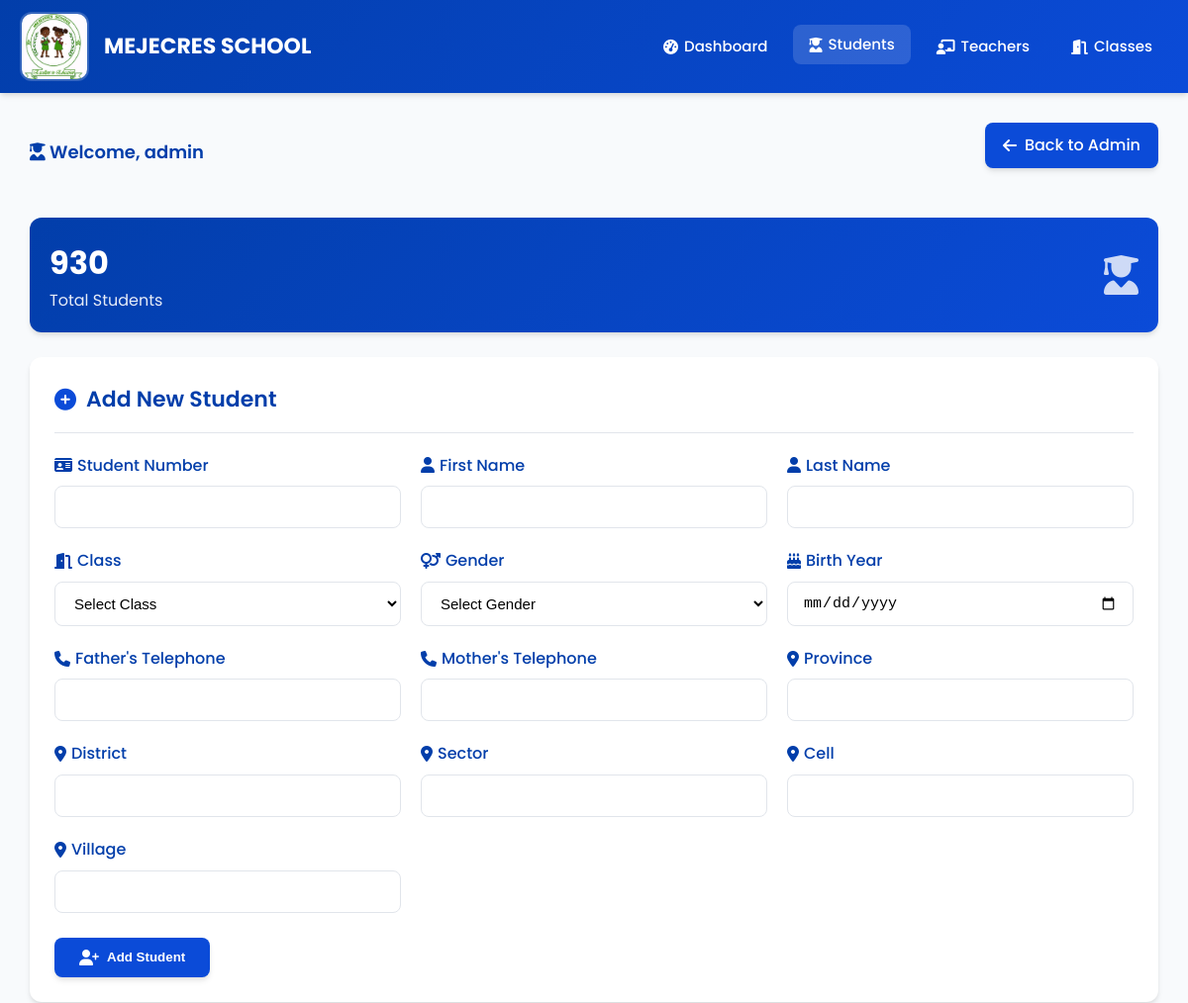
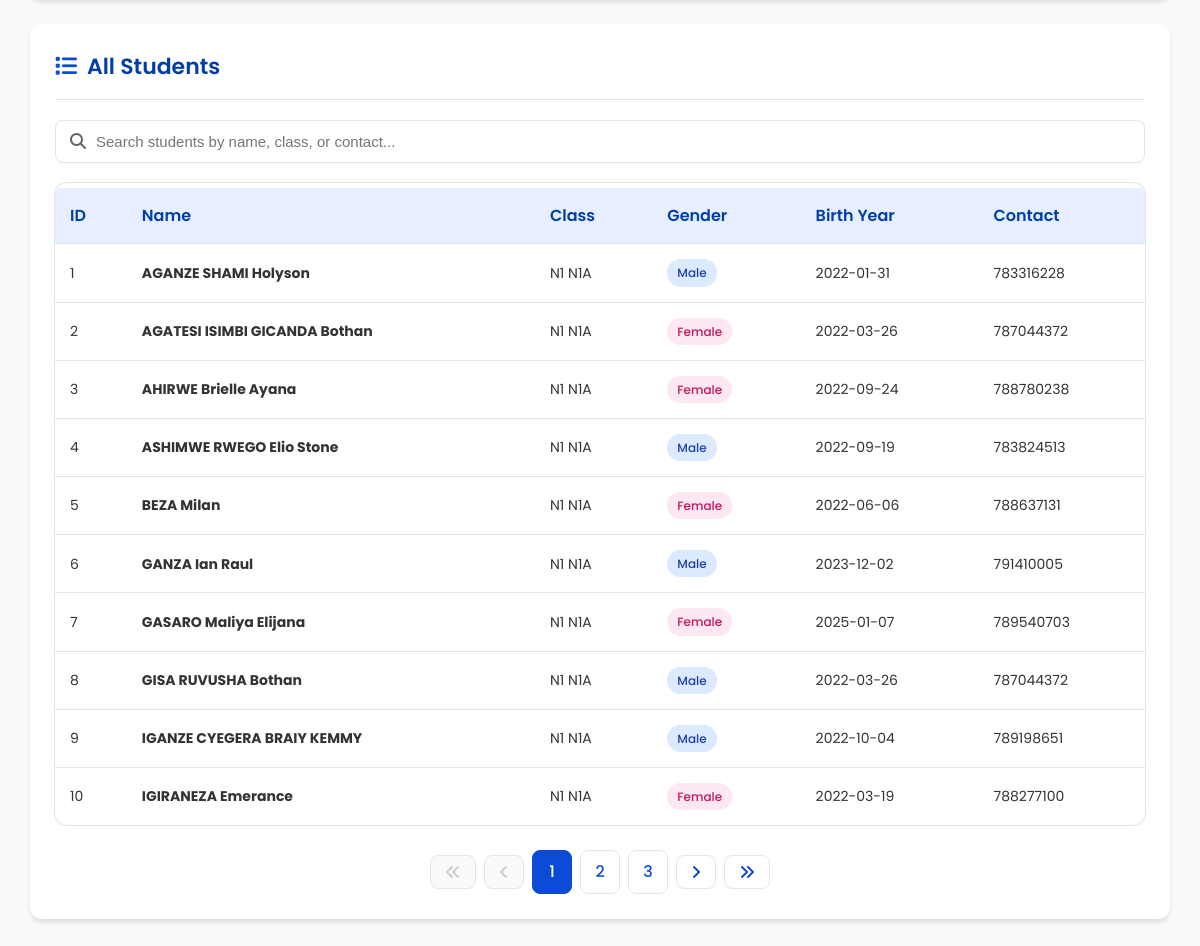
/student.php (signed in), run on the app's committed database (2 pictures, top to bottom).
### tables this page shows
CREATE TABLE `students` (
  `id` int(11) NOT NULL AUTO_INCREMENT,
  `student_number` int(11) NOT NULL,
  `first_name` varchar(100) NOT NULL,
  `last_name` varchar(100) NOT NULL,
  `gender` enum('M','F') DEFAULT NULL,
  `birth_year` date DEFAULT NULL,
  `class` varchar(20) NOT NULL,
  `father_phone` varchar(20) DEFAULT NULL,
  `mother_phone` varchar(20) DEFAULT NULL,
  `province` varchar(50) DEFAULT NULL,
  `district` varchar(50) DEFAULT NULL,
  `sector` varchar(50) DEFAULT NULL,
  `cell` varchar(50) DEFAULT NULL,
  `village` varchar(50) DEFAULT NULL,
  `created_at` timestamp NOT NULL DEFAULT current_timestamp(),
  PRIMARY KEY (`id`)
);

### student.php (the view, shortened to what this page needs)
<?php
$host = 'localhost';
$dbname = 'mejecres_db';
$username = 'root';
$password = '';
try {
    $conn = new PDO("mysql:host=$host;dbname=$dbname", $username, $password);
    $conn->setAttribute(PDO::ATTR_ERRMODE, PDO::ERRMODE_EXCEPTION);
} catch(PDOException $e) {
    die("Connection failed: " . $e->getMessage());
}
class Student {
    private $conn;
    public function __construct($conn) {
        $this->conn = $conn;
    }
    public function getTotalCount() {
        try {
            $stmt = $this->conn->prepare("SELECT COUNT(*) as total FROM students");
            $stmt->execute();
            $result = $stmt->fetch(PDO::FETCH_ASSOC);
            return $result['total'] ?? 0;
        } catch(PDOException $e) {
            return 0;
        }
    }
    public function getPaginated($page, $per_page) {
        $offset = ($page - 1) * $per_page;
        try {
            $stmt = $this->conn->prepare("SELECT * FROM students ORDER BY student_number ASC LIMIT :limit OFFSET :offset");
            $stmt->bindValue(':limit', $per_page, PDO::PARAM_INT);
            $stmt->bindValue(':offset', $offset, PDO::PARAM_INT);
            $stmt->execute();
            return $stmt->fetchAll(PDO::FETCH_ASSOC);
        } catch(PDOException $e) {
            return $this->getSampleData();
        }
    }
}
$studentModel = new Student($conn);
$records_per_page = 10;
$current_page = isset($_GET['page']) ? (int)$_GET['page'] : 1;
$total_students = $studentModel->getTotalCount();
$total_pages = ceil($total_students / $records_per_page);
$students = $studentModel->getPaginated($current_page, $records_per_page);
?>
<!DOCTYPE html>
<html lang="en">
<head>
<link rel="stylesheet" href="https://cdnjs.cloudflare.com/ajax/libs/font-awesome/6.4.0/css/all.min.css">
</head>
<body>
<header class="site-header">
  <div class="header-inner">
    <div class="brand">
      <img src="logo.jpg" alt="MEJECRES Logo" class="logo">
      <h1>MEJECRES SCHOOL</h1>
    </div>
    <nav id="NavMenu">
      <a href="admin.php"><i class="fas fa-tachometer-alt"></i> Dashboard</a>
      <a href="student.php" class="active"><i class="fas fa-user-graduate"></i> Students</a>
      <a href="all-teachers.php"><i class="fas fa-chalkboard-teacher"></i> Teachers</a>
      <a href="classes-table.php"><i class="fas fa-door-open"></i> Classes</a>
    </nav>
  </div>
</header>
<div class="container">
  <div class="welcome-section">
    <h3><i class="fas fa-user-graduate"></i> Welcome, <?=htmlspecialchars($_SESSION['admin_username'])?></h3>
    <a href="admin.php" class="btn-back">
      <i class="fas fa-arrow-left"></i> Back to Admin
    </a>
  </div>
  <div class="stats-card">
    <div class="stats-content">
      <h2><?= $total_students ?></h2>
      <p>Total Students</p>
    </div>
    <i class="fas fa-user-graduate"></i>
  </div>
  <div class="section">
    <div class="section-header">
      <h2><i class="fas fa-plus-circle"></i> Add New Student</h2>
    </div>
    <form method="POST">
      <div class="form-grid">
        <div class="form-group">
          <label><i class="fas fa-id-card"></i> Student Number</label>
          <input type="number" name="student_no" required>
        </div>
        <div class="form-group">
          <label><i class="fas fa-user"></i> First Name</label>
          <input type="text" name="first_name" required>
        </div>
        <div class="form-group">
          <label><i class="fas fa-user"></i> Last Name</label>
          <input type="text" name="last_name" required>
        </div>
        <div class="form-group">
          <label><i class="fas fa-door-open"></i> Class</label>
          <select name="class" required>
            <option value="">Select Class</option>
          </select>
        </div>
        <div class="form-group">
          <label><i class="fas fa-venus-mars"></i> Gender</label>
          <select name="gender" required>
            <option value="">Select Gender</option>
          </select>
        </div>
        <div class="form-group">
          <label><i class="fas fa-birthday-cake"></i> Birth Year</label>
          <input type="date" name="birth_year">
        </div>
        <div class="form-group">
          <label><i class="fas fa-phone"></i> Father's Telephone</label>
          <input type="text" name="father_tel">
        </div>
        <div class="form-group">
          <label><i class="fas fa-phone"></i> Mother's Telephone</label>
          <input type="text" name="mother_tel">
        </div>
        <div class="form-group">
          <label><i class="fas fa-map-marker-alt"></i> Province</label>
          <input type="text" name="province">
        </div>
        <div class="form-group">
          <label><i class="fas fa-map-marker-alt"></i> District</label>
          <input type="text" name="district">
        </div>
        <div class="form-group">
          <label><i class="fas fa-map-marker-alt"></i> Sector</label>
          <input type="text" name="sector">
        </div>
        <div class="form-group">
          <label><i class="fas fa-map-marker-alt"></i> Cell</label>
          <input type="text" name="cell">
        </div>
        <div class="form-group">
          <label><i class="fas fa-map-marker-alt"></i> Village</label>
          <input type="text" name="village">
        </div>
      </div>
      <button type="submit" name="add_student" class="btn">
        <i class="fas fa-user-plus"></i> Add Student
      </button>
    </form>
  </div>
  <div class="section">
    <div class="section-header">
      <h2><i class="fas fa-list"></i> All Students</h2>
    </div>
    <div class="search-box">
      <i class="fas fa-search"></i>
      <input type="text" id="searchStudent" placeholder="Search students by name, class, or contact...">
    </div>
    <div class="table-container">
      <table id="studentsTable">
        <thead>
          <tr>
            <th>ID</th>
            <th>Name</th>
            <th>Class</th>
            <th>Gender</th>
            <th>Birth Year</th>
            <th>Contact</th>
          </tr>
        </thead>
        <tbody>
          <?php if(empty($students)): ?>
            <tr>
              <td colspan="6">
                <div class="empty-state">
                  <i class="fas fa-user-graduate"></i>
                  <h3>No students found</h3>
                  <p>Add your first student using the form above</p>
                </div>
              </td>
            </tr>
          <?php else: ?>
            <?php foreach($students as $index => $student): ?>
            <tr>
              <td><?= (($current_page - 1) * $records_per_page) + $index + 1 ?></td>
              <td>
                <strong><?= htmlspecialchars($student['first_name'] . ' ' . $student['last_name']) ?></strong>
              </td>
              <td><?= htmlspecialchars($student['class']) ?></td>
              <td>
                <span class="gender-badge <?= $student['gender'] == 'M' ? 'male' : 'female' ?>">
                  <?= $student['gender'] == 'M' ? 'Male' : 'Female' ?>
                </span>
              </td>
              <td>
                <?php
                  $birth_year = $student['birth_year'];
                  if (!empty($birth_year) && $birth_year !== '0000-00-00') {
                    echo htmlspecialchars(date('Y-m-d', strtotime($birth_year)));
                  } else {
                    echo 'Not Set';
                  }
                ?>
              </td>
              <td><?= htmlspecialchars($student['father_phone'] ?: 'N/A') ?></td>
            </tr>
            <?php endforeach; ?>
          <?php endif; ?>
        </tbody>
      </table>
    </div>
    <?php if ($total_pages > 1): ?>
    <div class="pagination">
      <?php if ($current_page > 1): ?>
        <a href="?page=1"><i class="fas fa-angle-double-left"></i></a>
        <a href="?page=<?= $current_page - 1 ?>"><i class="fas fa-angle-left"></i></a>
      <?php else: ?>
        <span class="disabled"><i class="fas fa-angle-double-left"></i></span>
        <span class="disabled"><i class="fas fa-angle-left"></i></span>
      <?php endif; ?>
      <?php
      $start_page = max(1, $current_page - 2);
      $end_page = min($total_pages, $current_page + 2);
      for ($i = $start_page; $i <= $end_page; $i++):
      ?>
        <?php if ($i == $current_page): ?>
          <span class="current"><?= $i ?></span>
        <?php else: ?>
          <a href="?page=<?= $i ?>"><?= $i ?></a>
        <?php endif; ?>
      <?php endfor; ?>
      <?php if ($current_page < $total_pages): ?>
        <a href="?page=<?= $current_page + 1 ?>"><i class="fas fa-angle-right"></i></a>
        <a href="?page=<?= $total_pages ?>"><i class="fas fa-angle-double-right"></i></a>
      <?php else: ?>
        <span class="disabled"><i class="fas fa-angle-right"></i></span>
        <span class="disabled"><i class="fas fa-angle-double-right"></i></span>
      <?php endif; ?>
    </div>
    <?php endif; ?>
  </div>
</div>
</body>
</html>

### data on the page
students: index "1", first_name+last_name "AGANZE SHAMI Holyson", class "N1 N1A", gender "Male", birth_year "2022-01-31", father_phone "783316228"
students: index "2", first_name+last_name "AGATESI ISIMBI GICANDA Bothan", class "N1 N1A", gender "Female", birth_year "2022-03-26", father_phone "787044372"
students: index "3", first_name+last_name "AHIRWE Brielle Ayana", class "N1 N1A", gender "Female", birth_year "2022-09-24", father_phone "788780238"
students: index "4", first_name+last_name "ASHIMWE RWEGO Elio Stone", class "N1 N1A", gender "Male", birth_year "2022-09-19", father_phone "783824513"
students: index "5", first_name+last_name "BEZA Milan", class "N1 N1A", gender "Female", birth_year "2022-06-06", father_phone "788637131"
students: index "6", first_name+last_name "GANZA Ian Raul", class "N1 N1A", gender "Male", birth_year "2023-12-02", father_phone "791410005"
students: index "7", first_name+last_name "GASARO Maliya Elijana", class "N1 N1A", gender "Female", birth_year "2025-01-07", father_phone "789540703"
students: index "8", first_name+last_name "GISA RUVUSHA Bothan", class "N1 N1A", gender "Male", birth_year "2022-03-26", father_phone "787044372"
students: index "9", first_name+last_name "IGANZE CYEGERA BRAIY KEMMY", class "N1 N1A", gender "Male", birth_year "2022-10-04", father_phone "789198651"
students: index "10", first_name+last_name "IGIRANEZA Emerance", class "N1 N1A", gender "Female", birth_year "2022-03-19", father_phone "788277100"

### other printed values
$_SESSION['admin_username'] "admin"
$total_students "930"
